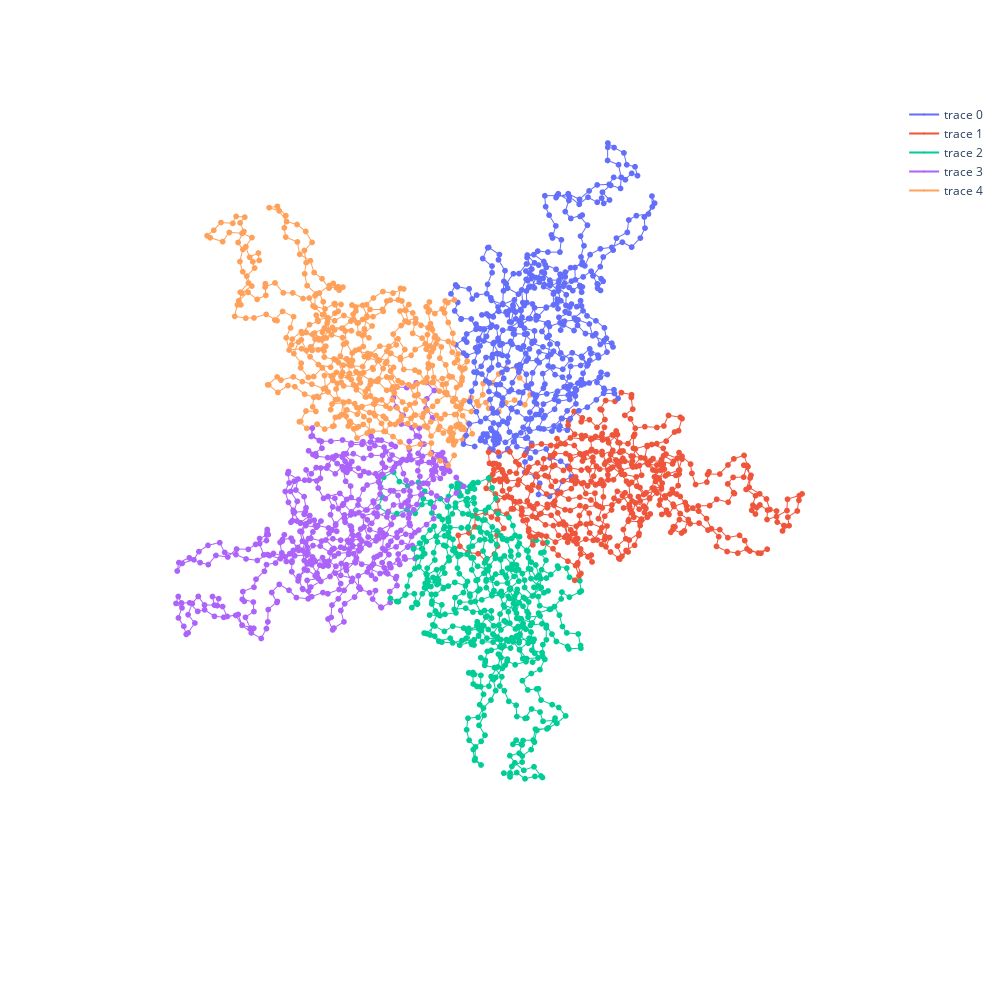

Notebook cell for this chart:
### Code cell
ax_range = (-200, 200)
fig = go.Figure(
    data=all_traces,
    layout={
        'height': 1000,
        'width': 1000,
        'scene' : {
            'xaxis_visible': False,
            'yaxis_visible': False,
            'zaxis_visible': False,
            # 'xaxis': {
            #     'showgrid': False,
            #     'zeroline': False,
            #     'showline': False,
            #     'ticks': '',
            #     'showticklabels': False,
            #     # 'range': ax_range
            # },
            # 'yaxis': {
            #     'showgrid': False,
            #     'zeroline': False,
            #     'showline': False,
            #     'ticks': '',
            #     'showticklabels': False,
            #     # 'range': ax_range
            # },
            # 'zaxis': {
            #     'showgrid': False,
            #     'zeroline': False,
            #     'showline': False,
            #     'ticks': '',
            #     'showticklabels': False,
            #     # 'range': ax_range
            # },
        }
        # yaxis: {
        #     autorange: true,
        #     showgrid: false,
        #     zeroline: false,
        #     showline: false,
        #     autotick: true,
        #     ticks: '',
        #     showticklabels: false
        # },
        # zaxis: {
        #     autorange: true,
        #     showgrid: false,
        #     zeroline: false,
        #     showline: false,
        #     autotick: true,
        #     ticks: '',
        #     showticklabels: false
        # },
        # }
    }
)
fig.show()

### Figure 1 — Plotly figure (JSON) as saved in the notebook; plotly's stock layout.template omitted (floating-point values rounded to 4 significant figures; data arrays with more than 128 entries replaced by an {"elided": "..."} marker saying what was removed)
{"data": [{"marker": {"size": 2}, "mode": "lines+markers", "type": "scatter3d", "x": {"elided": "517 float values"}, "y": {"elided": "517 float values"}, "z": {"elided": "517 float values"}}, {"marker": {"size": 2}, "mode": "lines+markers", "type": "scatter3d", "x": {"elided": "517 float values"}, "y": {"elided": "517 float values"}, "z": {"elided": "517 float values"}}, {"marker": {"size": 2}, "mode": "lines+markers", "type": "scatter3d", "x": {"elided": "517 float values"}, "y": {"elided": "517 float values"}, "z": {"elided": "517 float values"}}, {"marker": {"size": 2}, "mode": "lines+markers", "type": "scatter3d", "x": {"elided": "517 float values"}, "y": {"elided": "517 float values"}, "z": {"elided": "517 float values"}}, {"marker": {"size": 2}, "mode": "lines+markers", "type": "scatter3d", "x": {"elided": "517 float values"}, "y": {"elided": "517 float values"}, "z": {"elided": "517 float values"}}], "layout": {"height": 1000, "scene": {"aspectmode": "auto", "aspectratio": {"x": 1.098, "y": 1.254, "z": 0.7261}, "camera": {"center": {"x": -0.05851, "y": -0.01249, "z": -0.0234}, "eye": {"x": 1.127, "y": -0.06419, "z": -1.469}, "projection": {"type": "perspective"}, "up": {"x": 0, "y": 0, "z": 1}}, "xaxis": {"type": "linear", "visible": false}, "yaxis": {"type": "linear", "visible": false}, "zaxis": {"type": "linear", "visible": false}}, "width": 1000}}
